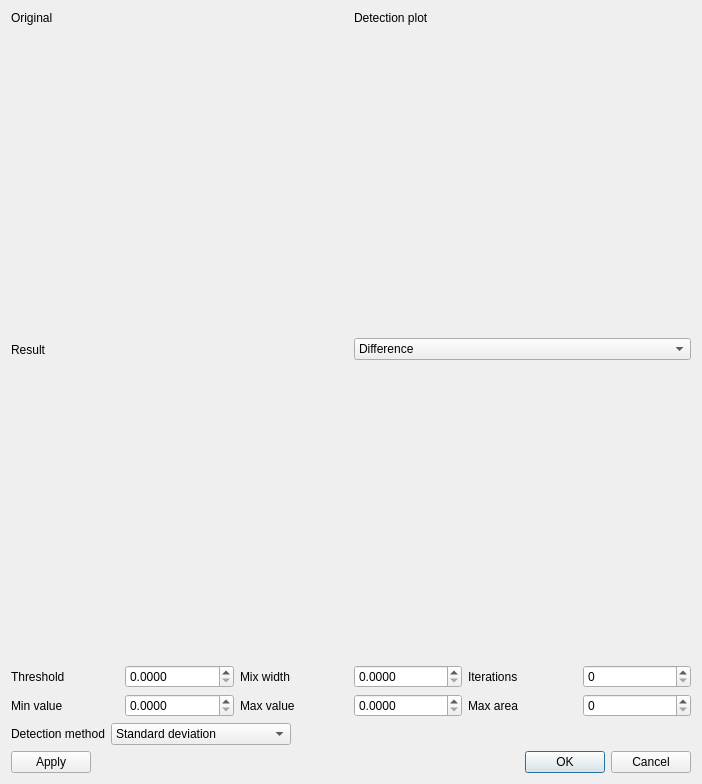
<?xml version="1.0" encoding="UTF-8"?>
<ui version="4.0">
 <class>SpotClean2Dlg</class>
 <widget class="QDialog" name="SpotClean2Dlg">
  <property name="geometry">
   <rect>
    <x>0</x>
    <y>0</y>
    <width>702</width>
    <height>784</height>
   </rect>
  </property>
  <property name="windowTitle">
   <string>Configure spot clean 2</string>
  </property>
  <layout class="QVBoxLayout" name="verticalLayout">
   <item>
    <layout class="QHBoxLayout" name="horizontalLayout">
     <item>
      <layout class="QVBoxLayout" name="verticalLayout_2">
       <item>
        <widget class="QLabel" name="label">
         <property name="sizePolicy">
          <sizepolicy hsizetype="Preferred" vsizetype="Maximum">
           <horstretch>0</horstretch>
           <verstretch>0</verstretch>
          </sizepolicy>
         </property>
         <property name="text">
          <string>Original</string>
         </property>
        </widget>
       </item>
       <item>
        <widget class="QtAddons::ImageViewerWidget" name="viewer_original" native="true">
         <property name="minimumSize">
          <size>
           <width>0</width>
           <height>256</height>
          </size>
         </property>
        </widget>
       </item>
      </layout>
     </item>
     <item>
      <layout class="QVBoxLayout" name="verticalLayout_3">
       <item>
        <widget class="QLabel" name="label_2">
         <property name="sizePolicy">
          <sizepolicy hsizetype="Preferred" vsizetype="Maximum">
           <horstretch>0</horstretch>
           <verstretch>0</verstretch>
          </sizepolicy>
         </property>
         <property name="text">
          <string>Detection plot</string>
         </property>
        </widget>
       </item>
       <item>
        <widget class="QtAddons::Plotter" name="plot_detection" native="true"/>
       </item>
      </layout>
     </item>
    </layout>
   </item>
   <item>
    <layout class="QHBoxLayout" name="horizontalLayout_2">
     <item>
      <layout class="QVBoxLayout" name="verticalLayout_4">
       <item>
        <widget class="QLabel" name="label_3">
         <property name="sizePolicy">
          <sizepolicy hsizetype="Preferred" vsizetype="Maximum">
           <horstretch>0</horstretch>
           <verstretch>0</verstretch>
          </sizepolicy>
         </property>
         <property name="minimumSize">
          <size>
           <width>0</width>
           <height>24</height>
          </size>
         </property>
         <property name="text">
          <string>Result</string>
         </property>
        </widget>
       </item>
       <item>
        <widget class="QtAddons::ImageViewerWidget" name="viewer_result" native="true">
         <property name="minimumSize">
          <size>
           <width>0</width>
           <height>256</height>
          </size>
         </property>
        </widget>
       </item>
      </layout>
     </item>
     <item>
      <layout class="QVBoxLayout" name="verticalLayout_5">
       <item>
        <widget class="QComboBox" name="combo_detection_display">
         <property name="sizePolicy">
          <sizepolicy hsizetype="Preferred" vsizetype="Maximum">
           <horstretch>0</horstretch>
           <verstretch>0</verstretch>
          </sizepolicy>
         </property>
         <item>
          <property name="text">
           <string>Difference</string>
          </property>
         </item>
         <item>
          <property name="text">
           <string>Difference percentage</string>
          </property>
         </item>
         <item>
          <property name="text">
           <string>Detection image</string>
          </property>
         </item>
         <item>
          <property name="text">
           <string>Hit map</string>
          </property>
         </item>
        </widget>
       </item>
       <item>
        <widget class="QtAddons::ImageViewerWidget" name="viewer_difference" native="true"/>
       </item>
      </layout>
     </item>
    </layout>
   </item>
   <item>
    <layout class="QGridLayout" name="gridLayout">
     <item row="0" column="4">
      <widget class="QLabel" name="label_6">
       <property name="text">
        <string>Iterations</string>
       </property>
      </widget>
     </item>
     <item row="0" column="3">
      <widget class="QDoubleSpinBox" name="entry_sigma">
       <property name="decimals">
        <number>4</number>
       </property>
      </widget>
     </item>
     <item row="0" column="2">
      <widget class="QLabel" name="label_5">
       <property name="text">
        <string>Mix width</string>
       </property>
      </widget>
     </item>
     <item row="0" column="1">
      <widget class="QDoubleSpinBox" name="entry_gamma">
       <property name="decimals">
        <number>4</number>
       </property>
      </widget>
     </item>
     <item row="0" column="0">
      <widget class="QLabel" name="label_4">
       <property name="text">
        <string>Threshold</string>
       </property>
      </widget>
     </item>
     <item row="0" column="5">
      <widget class="QSpinBox" name="entry_iterations"/>
     </item>
     <item row="1" column="0">
      <widget class="QLabel" name="label_7">
       <property name="text">
        <string>Min value</string>
       </property>
      </widget>
     </item>
     <item row="1" column="1">
      <widget class="QDoubleSpinBox" name="entry_min">
       <property name="decimals">
        <number>4</number>
       </property>
      </widget>
     </item>
     <item row="1" column="2">
      <widget class="QLabel" name="label_8">
       <property name="text">
        <string>Max value</string>
       </property>
      </widget>
     </item>
     <item row="1" column="3">
      <widget class="QDoubleSpinBox" name="entry_max">
       <property name="decimals">
        <number>4</number>
       </property>
      </widget>
     </item>
     <item row="1" column="4">
      <widget class="QLabel" name="label_9">
       <property name="text">
        <string>Max area</string>
       </property>
      </widget>
     </item>
     <item row="1" column="5">
      <widget class="QSpinBox" name="entry_maxarea"/>
     </item>
    </layout>
   </item>
   <item>
    <layout class="QHBoxLayout" name="horizontalLayout_3">
     <item>
      <widget class="QLabel" name="label_10">
       <property name="text">
        <string>Detection method</string>
       </property>
      </widget>
     </item>
     <item>
      <widget class="QComboBox" name="combo_detectionmethod">
       <property name="minimumSize">
        <size>
         <width>180</width>
         <height>0</height>
        </size>
       </property>
       <item>
        <property name="text">
         <string>Standard deviation</string>
        </property>
       </item>
       <item>
        <property name="text">
         <string>Ring</string>
        </property>
       </item>
       <item>
        <property name="text">
         <string>Median</string>
        </property>
       </item>
       <item>
        <property name="text">
         <string>MinMax</string>
        </property>
       </item>
       <item>
        <property name="text">
         <string>TriKernel</string>
        </property>
       </item>
      </widget>
     </item>
     <item>
      <spacer name="horizontalSpacer">
       <property name="orientation">
        <enum>Qt::Horizontal</enum>
       </property>
       <property name="sizeHint" stdset="0">
        <size>
         <width>40</width>
         <height>20</height>
        </size>
       </property>
      </spacer>
     </item>
    </layout>
   </item>
   <item>
    <layout class="QHBoxLayout" name="horizontalLayout_4">
     <item>
      <widget class="QPushButton" name="button_apply">
       <property name="text">
        <string>Apply</string>
       </property>
      </widget>
     </item>
     <item>
      <widget class="QDialogButtonBox" name="buttonBox">
       <property name="sizePolicy">
        <sizepolicy hsizetype="Expanding" vsizetype="Fixed">
         <horstretch>0</horstretch>
         <verstretch>0</verstretch>
        </sizepolicy>
       </property>
       <property name="standardButtons">
        <set>QDialogButtonBox::Cancel|QDialogButtonBox::Ok</set>
       </property>
      </widget>
     </item>
    </layout>
   </item>
  </layout>
 </widget>
 <customwidgets>
  <customwidget>
   <class>QtAddons::ImageViewerWidget</class>
   <extends>QWidget</extends>
   <header location="global">imageviewerwidget.h</header>
   <container>1</container>
  </customwidget>
  <customwidget>
   <class>QtAddons::Plotter</class>
   <extends>QWidget</extends>
   <header location="global">plotter.h</header>
   <container>1</container>
  </customwidget>
 </customwidgets>
 <resources/>
 <connections>
  <connection>
   <sender>buttonBox</sender>
   <signal>accepted()</signal>
   <receiver>SpotClean2Dlg</receiver>
   <slot>accept()</slot>
   <hints>
    <hint type="sourcelabel">
     <x>350</x>
     <y>763</y>
    </hint>
    <hint type="destinationlabel">
     <x>350</x>
     <y>391</y>
    </hint>
   </hints>
  </connection>
  <connection>
   <sender>buttonBox</sender>
   <signal>rejected()</signal>
   <receiver>SpotClean2Dlg</receiver>
   <slot>reject()</slot>
   <hints>
    <hint type="sourcelabel">
     <x>350</x>
     <y>763</y>
    </hint>
    <hint type="destinationlabel">
     <x>350</x>
     <y>391</y>
    </hint>
   </hints>
  </connection>
 </connections>
</ui>
